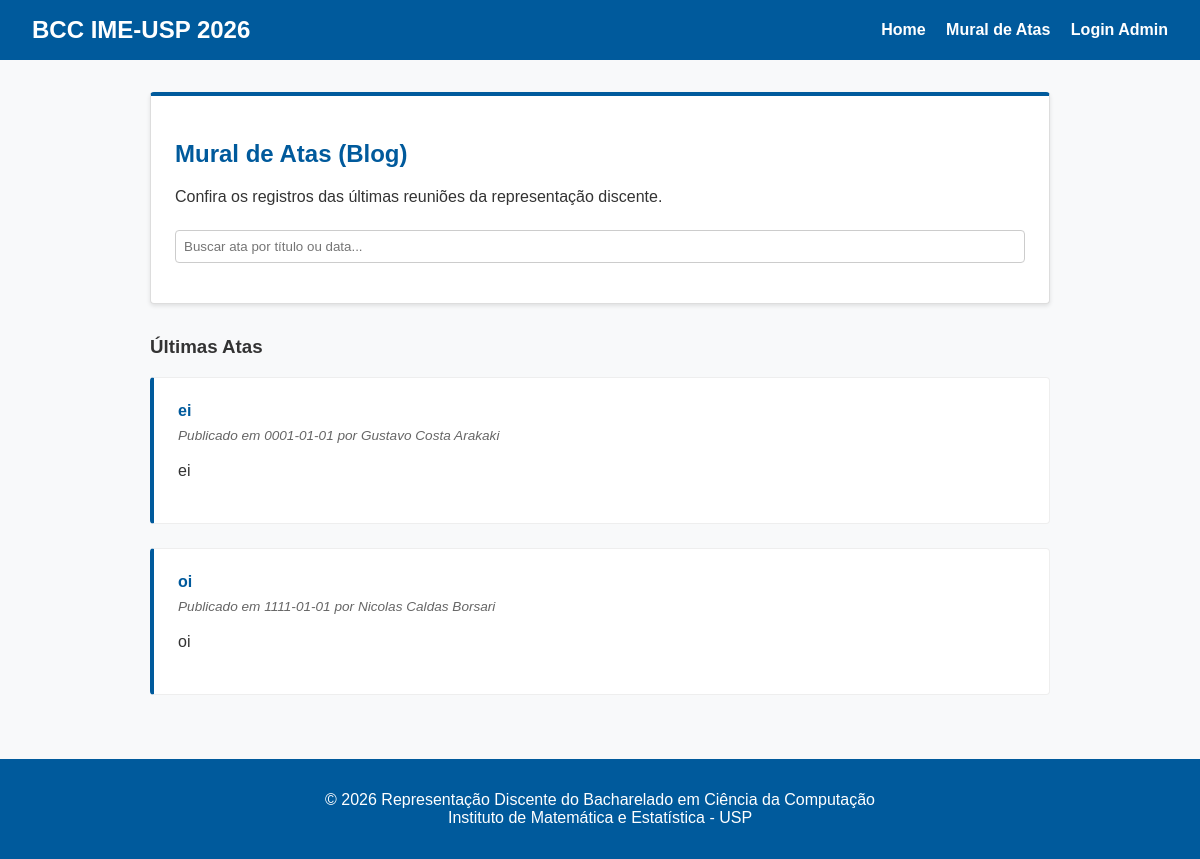
The app's page /atas with its own data.
### database.py (models this page shows)
class Ata(SQLModel, table=True):
    id: Optional[int] = Field(default=None, primary_key=True)
    title: str
    content: str
    date: str
    author_id: Optional[int] = Field(default=None, foreign_key="member.id")
    author: Optional[Member] = Relationship(back_populates="atas")

class Member(SQLModel, table=True):
    id: Optional[int] = Field(default=None, primary_key=True)
    name: str
    role: str
    email: str
    tg: str
    password: str
    atas: List["Ata"] = Relationship(back_populates="author")

### main.py (the view)
@app.get("/atas", response_class=HTMLResponse)
def read_atas(request: Request, session: Session = Depends(get_session)):
    user = get_current_user(request, session)
    atas = session.exec(select(Ata).order_by(Ata.id.desc())).all()
    members = session.exec(select(Member)).all()
    return templates.TemplateResponse(request=request, name="atas.html", context={
        "request": request,
        "atas": atas,
        "members": members,
        "user": user
    })

### templates/atas.html (shortened to what this page needs)
{% extends "base.html" %}
{% block content %}
<section class="card">
    <h2>Mural de Atas (Blog)</h2>
    <p>Confira os registros das últimas reuniões da representação discente.</p>
    <div class="search-bar">
        <input type="text"
               name="q"
               placeholder="Buscar ata por título ou data..."
               hx-get="/atas/search"
               hx-trigger="keyup changed delay:500ms, search"
               hx-target="#atas-list">
    </div>
</section>
<h3>Últimas Atas</h3>
<div id="atas-list">
    {% include "components/ata_list.html" %}
</div>
{% endblock %}

### templates/components/ata_item.html (shortened to what this page needs)
<div class="ata-item" id="ata-{{ ata.id }}">
    <div>
        <h4 style="margin-top: 0; margin-bottom: 0.5rem; color: var(--primary-blue);">{{ ata.title }}</h4>
        <div class="ata-meta">
            Publicado em {{ ata.date }} por {{ ata.author.name if ata.author else 'Desconhecido' }}
        </div>
    </div>
    <div style="margin-bottom: 1rem; line-height: 1.5; white-space: pre-wrap;">{{ ata.content }}</div>
</div>

### static/style.css (style rules this page uses)
:root { --primary-blue: #005A9C; --accent-orange: #FF7F00; --bg-white: #F8F9FA; --text-dark: #333; }
body { font-family: Arial, Helvetica, sans-serif; background-color: var(--bg-white); color: var(--text-dark); margin: 0; padding: 0; }
.card { background: white; border: 1px solid #ddd; border-top: 4px solid var(--primary-blue); padding: 1.5rem; margin-bottom: 2rem; border-radius: 4px; box-shadow: 0 2px 4px rgba(0,0,0,0.1); }
h2 { color: var(--primary-blue); }
input, textarea, select { width: 100%; padding: 0.5rem; margin-top: 0.5rem; margin-bottom: 1rem; border: 1px solid #ccc; border-radius: 4px; box-sizing: border-box; }
.ata-item { background: white; padding: 1.5rem; border: 1px solid #eee; margin-bottom: 1.5rem; border-left: 4px solid var(--primary-blue); border-radius: 4px; }
.ata-meta { font-size: 0.85rem; color: #666; margin-bottom: 1rem; font-style: italic; }

### records on screen
Ata: title "ei", date "0001-01-01", author "Gustavo Costa Arakaki", content "ei"
Ata: title "oi", date "1111-01-01", author "Nicolas Caldas Borsari", content "oi"
